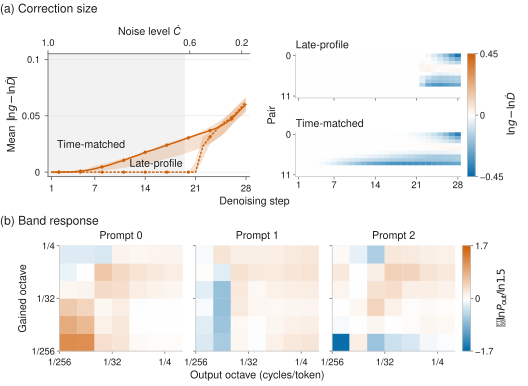

The Python source for this figure:
"""F7: correction activity and prompt-specific gain responses.

Regenerate:  OMP_NUM_THREADS=8 /work/09032/saini_2/vista/library/uv-envs/crope/bin/python f7_mechanism.py

(a) Correction activity per denoising step from the JSON sidecars of the eight Krea dev prompts (rows 0-7, seed 0):
    late-profile target  out_krea/pilot/constancy/4096x4096/*.json          (Constancy, NTK base, log-N temperature)
    time-matched target  out_krea/devtm_eta1/constancy_tm/4096x4096/*.json  (same base and temperature, eta = 1)
    activity = mean over the 112 spatial head dims of |log g - log tau|, where log tau = ln(ln N / ln N_native)
    = ln(16/12) is the global log-N temperature; the script checks that the 16 text/time dims carry exactly log tau
    at every step. Line = median over prompts, band = interquartile range over the 8 prompts. Lower maps: median over
    prompts of log g - log tau per rotary pair, averaged over the height and width pairs.
(b) Attention-gain transfer probe, probe_krea/4096x4096{,_p1,_p2}/mtf.csv (3 prompts, seed 0, NTK base): the
    logit gain of the rotary pairs in one octave is multiplied by 1.5 on both spatial axes for the whole sampling
    run; response = d ln(final-latent band power) / d ln(gain) by same-seed forward difference. Show one
    width-axis matrix per prompt, on a common zero-centered scale. No averaging or sign-agreement overlay.
    Octave edges are in cycles per latent token; height responses remain in the printed numeric summary.
Palette: both targets are per-band laws (law orange), told apart by line style as in PALETTE.md (late-profile =
Constancy, dotted with circles; time-matched = Constancy-TM, solid with diamonds). Signed maps run method blue,
white, law orange. The grey region (steps with zero late-profile correction in every prompt) is explained in the
caption, not in the artwork.
"""
import glob
import json

import matplotlib

matplotlib.use("Agg")
import matplotlib.pyplot as plt
import numpy as np
import pandas as pd
from matplotlib.colors import LinearSegmentedColormap, Normalize

import crope_style as cs

S = cs.SCR
TARGETS = [("late", "pilot/constancy", "constancy", cs.SAFFRON, "Late-profile target (Constancy)"),
           ("tm", "devtm_eta1/constancy_tm", "constancy_tm", cs.TERRA, "Time-matched target")]
PROBES = ["4096x4096", "4096x4096_p1", "4096x4096_p2"]


def load_targets():
    order = cs.prompt_order()
    out = {}
    for key, root, method, _, _ in TARGETS:
        files = sorted(glob.glob(str(S / "out_krea" / root / "4096x4096" / "*.json")))
        assert len(files) == 8, (root, len(files))
        lg, sig, ids = [], None, []
        for f in files:
            j = json.load(open(f))
            c = j["config"]
            assert c["method"] == method and c["temperature"] == "logN" and c["rope"]["method"] == "ntk2"
            assert c["eta"] == 1.0 and c["seed"] == 0 and order[c["prompt_id"]] < 8 and c["res"] == "4096x4096"
            n_tok = np.prod(c["rope"]["grid_tokens"])
            n_nat = np.prod(c["rope"]["native_grid_tokens"])
            log_tau = np.log(np.log(n_tok) / np.log(n_nat))          # log-N temperature, ln(16/12) at 4096^2
            a = np.array([g["log_g"] for g in j["gains"]])
            s = np.array([g["sigma"] for g in j["gains"]])
            assert a.shape == (28, 128) and np.allclose(a[:, :16], log_tau, atol=1e-6), "temperature term"
            assert np.all(a[:, :16] == a[:, :1])
            assert np.allclose(a[:, 0::2], a[:, 1::2])
            sig = s if sig is None else sig
            assert np.allclose(sig, s)
            lg.append(a)
            ids.append(c["prompt_id"])
        lg = np.array(lg)
        d = lg[:, :, 16:] - lg[:, :, :1]       # (8, 28, 112): spatial dims minus the stored temperature term
        out[key] = dict(act=np.abs(d).mean(2), pair=0.5 * (d[:, :, 0::2][:, :, :28] + d[:, :, 0::2][:, :, 28:]),
                        sigma=sig, ids=ids)
    assert set(out["late"]["ids"]) == set(out["tm"]["ids"]) and np.allclose(out["late"]["sigma"], out["tm"]["sigma"])
    return out


def load_probe():
    d = pd.concat([pd.read_csv(S / "probe_krea" / p / "mtf.csv") for p in PROBES], ignore_index=True)
    assert d.prompt_id.nunique() == 3 and (d.seed == 0).all() and (d.gain_factor == 1.5).all()
    d = d[d.domain == "latent"]
    order = cs.prompt_order()
    ids = sorted(d.prompt_id.unique(), key=lambda pid: order[pid])
    assert [order[pid] for pid in ids] == [0, 1, 2]
    edges = np.unique(np.r_[d.output_low.values, d.output_high.values])
    mats = {}
    for axis in ("height", "width"):
        e = d[d.axis == axis]
        assert len(e) == 3 * 6 * 7 and e.response.notna().all()
        assert not e.duplicated(["prompt_id", "input_bin", "output_bin"]).any()
        per = []
        for pid in ids:
            matrix = e[e.prompt_id == pid].pivot(index="input_bin", columns="output_bin", values="response")
            assert matrix.shape == (6, 7) and np.isfinite(matrix.values).all()
            per.append(matrix.sort_index().sort_index(axis=1).values)
        mats[axis] = np.asarray(per)
    return edges, mats, [order[pid] for pid in ids]


def add_ax(fig, x, top, w, h):
    W, H = fig.get_size_inches()
    return fig.add_axes([x / W, 1 - (top + h) / H, w / W, h / H])


def frac(e):
    """Octave edge 2^-k as the plain fraction 1/2^k: no superscript, so the label prints at the tick size."""
    k = int(round(-np.log2(e)))
    return f"1/{2 ** k}" if k > 0 else str(2 ** -k)


SIGNED = LinearSegmentedColormap.from_list("signed", [cs.METHOD, "#FFFFFF", cs.LAW])   # paper-wide signed map
LINE = {"late": dict(ls=":", marker="o", ms=2.4, name="Late-profile"),      # Constancy in PALETTE.md
        "tm": dict(ls="-", marker="D", ms=2.2, name="Time-matched")}       # Constancy-TM in PALETTE.md


def minus(v):
    return f"{v:g}".replace("-", "−")


def slim_colorbar(fig, cax, norm, lim, label):
    """Vertical colorbar, 3 ticks (-lim, 0, lim) at 7 pt, math label at 8 pt."""
    cb = fig.colorbar(plt.cm.ScalarMappable(norm=norm, cmap=SIGNED), cax=cax)
    cb.set_ticks([-lim, 0, lim])
    cb.set_ticklabels([minus(-lim), "0", minus(lim)])
    cb.ax.tick_params(labelsize=cs.FS_TICK, length=2, width=0.5, pad=1.5, colors=cs.INK2, labelcolor=cs.INK)
    cb.outline.set_linewidth(0.5)
    cb.outline.set_edgecolor(cs.RULE)
    cb.solids.set_rasterized(False)
    cb.solids.set_edgecolor("face")
    cb.set_label(label, fontsize=cs.FS_LABEL, labelpad=3)
    return cb


def frame(ax):
    for sp in ax.spines.values():
        sp.set_linewidth(0.5)
        sp.set_color(cs.RULE)
    ax.tick_params(length=2, width=0.5, pad=1.5, labelsize=cs.FS_TICK, colors=cs.INK2, labelcolor=cs.INK)


def main():
    cs.style()
    T = load_targets()
    edges, P, prompt_rows = load_probe()
    steps = np.arange(1, 29)

    # ---- geometry (inches from the top left)
    W = cs.TEXT
    TAG_A = 0.13
    aL, aW = 0.50, 2.10              # (a) line plot
    a_top, a_h = 0.56, 1.28
    NP = 12                          # pairs shown in the maps (pairs >= 9 are never corrected; asserted)
    hmL, hmW, hmH = 3.08, 1.72, 0.46
    hm_tops = (a_top, a_top + a_h - hmH)       # top map level with the line plot top, bottom map with its bottom
    TAG_B = a_top + a_h + 0.50
    bL, bW, b_gap = 0.62, 1.28, 0.14
    bH = bW * 6 / 7
    b_top = TAG_B + 0.22
    H = b_top + bH + 0.36
    fig = plt.figure(figsize=(W, H))

    # ---- (a) correction size per step: median and interquartile band over the eight prompts
    ax = add_ax(fig, aL, a_top, aW, a_h)
    cs.clean_axes(ax, grid="y")
    late = T["late"]["act"]
    sig = T["late"]["sigma"]
    off = np.where(late.max(0) > 0)[0][0]           # steps 1..off have zero correction in every prompt
    on_all = np.where(late.min(0) > 0)[0][0]        # first step (0-based) nonzero in every prompt
    ax.axvspan(0.5, off + 0.5, color=cs.PANEL, zorder=0, lw=0)
    med = {}
    for key, _, _, _, _ in TARGETS:
        a = T[key]["act"]
        q1, q3 = np.percentile(a, [25, 75], axis=0)
        med[key] = np.median(a, 0)
        ax.fill_between(steps, q1, q3, color=cs.LAW, alpha=0.18, lw=0, zorder=1)
        st = LINE[key]
        ax.plot(steps, med[key], color=cs.LAW, lw=1.1, ls=st["ls"], marker=st["marker"], ms=st["ms"],
                markevery=(1, 3), mec="none", zorder=3, solid_capstyle="round", dash_capstyle="round")
    ax.set_xlim(0.5, 28.5)
    ax.set_ylim(-0.004, 0.105)                     # lifts the zero-valued late-profile line off the spine
    ax.set_yticks([0, 0.05, 0.1])
    ax.yaxis.set_major_formatter(plt.FuncFormatter(lambda v, _: f"{v:g}"))
    ax.set_xticks([1, 7, 14, 21, 28])
    ax.set_ylabel(r"Mean $|\ln g-\ln\tau|$", fontsize=cs.FS_LABEL, labelpad=3)
    ax.set_xlabel("Denoising step", fontsize=cs.FS_LABEL, labelpad=2)
    ax.xaxis.label.set_x(((aL + hmL + hmW) / 2 - aL) / aW)   # one step title, centred under the line plot and maps
    # direct labels in ink: time-matched above and left of its rising line; late-profile just above its flat
    # zero segment, ending where the grey region ends
    assert med["tm"][10] < 0.012 and np.all(med["late"][:off] == 0)
    ax.text(11.2, 0.019, LINE["tm"]["name"], fontsize=cs.FS_LABEL, color=cs.INK, ha="right", va="bottom")
    ax.text(off + 0.2, 0.0022, LINE["late"]["name"], fontsize=cs.FS_LABEL, color=cs.INK, ha="right", va="bottom")
    sec = ax.secondary_xaxis("top", functions=(lambda x: np.interp(x, steps, sig),
                                                lambda s_: np.interp(s_, sig[::-1], steps[::-1])))
    sec.set_xticks([1.0, 0.6, 0.2])
    sec.xaxis.set_major_formatter(plt.FuncFormatter(lambda v, _: f"{v:.1f}"))
    sec.tick_params(labelsize=cs.FS_TICK, length=2.5, width=0.6, pad=1.5, colors=cs.INK2, labelcolor=cs.INK)
    sec.spines["top"].set_linewidth(0.6)
    sec.spines["top"].set_color(cs.INK2)
    sec.set_xlabel(r"Noise level $\sigma$", fontsize=cs.FS_LABEL, labelpad=3)

    # per-pair maps (median over prompts, mean of height and width pairs), titled by target
    for k in ("late", "tm"):
        assert np.all(T[k]["pair"][:, :, 9:] == 0), "a pair beyond 8 was corrected"
    vm = np.ceil(max(np.abs(np.median(T[k]["pair"], 0)).max() for k in ("late", "tm")) * 20) / 20
    hn = Normalize(-vm, vm)
    hms = []
    for i, (key, _, _, _, _) in enumerate(TARGETS):
        hx = add_ax(fig, hmL, hm_tops[i], hmW, hmH)
        hx.sharex(ax)
        if hms:
            hx.sharey(hms[0])
        hms.append(hx)
        m = np.median(T[key]["pair"], 0)[:, :NP]          # (28 steps, NP pairs)
        hx.pcolormesh(np.arange(0.5, 29), np.arange(-0.5, NP), m.T, cmap=SIGNED, norm=hn, shading="flat",
                      edgecolors="face", linewidth=0.25)
        hx.set_ylim(NP - 0.5, -0.5)
        hx.set_yticks([0, NP - 1])
        frame(hx)
        hx.text(0.0, 1.0, LINE[key]["name"], transform=hx.transAxes, fontsize=cs.FS_LABEL, color=cs.INK,
                ha="left", va="bottom")
        hx.set_title("")
        if i == 0:
            hx.tick_params(labelbottom=False)
    hms[0].set_ylabel("Pair", fontsize=cs.FS_LABEL, labelpad=2)
    hms[0].yaxis.label.set_y(1 - a_h / (2 * hmH))    # centred on both maps
    for t in hms[0].texts + hms[1].texts:            # titles sit 2 pt above their map
        t.set_transform(t.get_transform() + plt.matplotlib.transforms.ScaledTranslation(0, 2 / 72,
                                                                                       fig.dpi_scale_trans))
    hcb = add_ax(fig, hmL + hmW + 0.07, hm_tops[0], 0.08, a_h)
    slim_colorbar(fig, hcb, hn, vm, r"$\ln g-\ln\tau$")

    # ---- (b) prompt-specific width-axis transfer, no cross-prompt average
    lg = np.log2(edges)
    vb = np.ceil(np.abs(P["width"]).max() * 10) / 10
    bn = Normalize(-vb, vb)
    matrix_axes = []
    for i, (prompt_row, matrix) in enumerate(zip(prompt_rows, P["width"])):
        mx = add_ax(fig, bL + i * (bW + b_gap), b_top, bW, bH)
        if matrix_axes:
            mx.sharey(matrix_axes[0])
            mx.sharex(matrix_axes[0])
        matrix_axes.append(mx)
        mx.pcolormesh(lg, lg[:7], matrix, cmap=SIGNED, norm=bn, shading="flat",
                      edgecolors="face", linewidth=0.25, rasterized=False)
        mx.set_xlim(lg[0], lg[-1])
        mx.set_ylim(lg[0], lg[6])
        mx.set_aspect("equal")
        mx.set_xticks(lg[[0, 3, 6]])
        mx.set_xticklabels([frac(edges[j]) for j in (0, 3, 6)])
        mx.set_yticks(lg[[0, 3, 6]])
        mx.set_yticklabels([frac(edges[j]) for j in (0, 3, 6)])
        frame(mx)
        mx.tick_params(axis="x", pad=3.5)              # keeps the corner 1/256 labels apart
        if i:
            mx.tick_params(labelleft=False)
        mx.text(0.5, 1.0, f"Prompt {prompt_row}", transform=mx.transAxes, fontsize=cs.FS_LABEL, color=cs.INK,
                ha="center", va="bottom")
    matrix_axes[0].set_ylabel("Gained octave", fontsize=cs.FS_LABEL, labelpad=2)
    matrix_axes[1].set_xlabel("Output octave (cycles/token)", fontsize=cs.FS_LABEL, labelpad=2)
    for mx in matrix_axes:
        for t in mx.texts:
            t.set_transform(t.get_transform() + plt.matplotlib.transforms.ScaledTranslation(0, 3 / 72,
                                                                                           fig.dpi_scale_trans))
    bcb = add_ax(fig, bL + 3 * bW + 2 * b_gap + 0.08, b_top, 0.08, bH)
    slim_colorbar(fig, bcb, bn, vb, r"$\Delta\ln P_{\mathrm{out}}/\ln 1.5$")

    cs.panel_tag(fig, 0.0, 1 - TAG_A / H, "a", "Correction size")
    cs.panel_tag(fig, 0.0, 1 - TAG_B / H, "b", "Band response")
    print(f"figure size {W:.2f} x {H:.3f} in")
    cs.finish(fig, str(cs.HERE / "f7_mechanism"), photo=False)

    print(f"late-profile: zero through step {off} (sigma {sig[off - 1]:.3f}); first nonzero step {off + 1} "
          f"(sigma {sig[off]:.3f}); nonzero in all prompts from step {on_all + 1} (sigma {sig[on_all]:.3f})")
    tm = T["tm"]["act"]
    print("time-matched: first step nonzero in all prompts", np.where(tm.min(0) > 0)[0][0] + 1)
    for k in ("late", "tm"):
        print(k, "median activity at steps 10/20/28:", np.round(np.median(T[k]["act"], 0)[[9, 19, 27]], 4))
    print("map scale +-", vm, "; probe scale +-", vb)
    for axis in P:
        for prompt_row, matrix in zip(prompt_rows, P[axis]):
            print(axis, "dev prompt", prompt_row, "diagonal", np.round(np.diag(matrix[:, :6]), 3))


if __name__ == "__main__":
    main()
